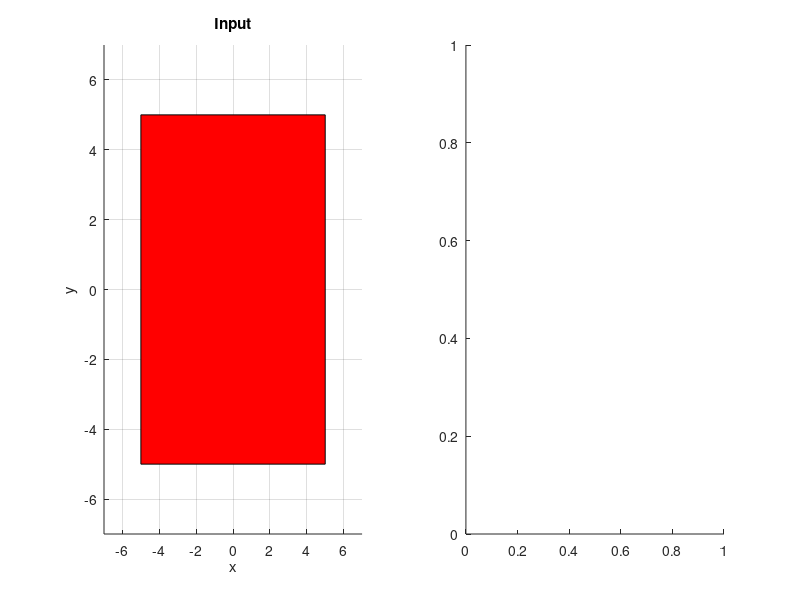

Reproduce this figure in MATLAB. (Note: this script raises an error after producing the figure.)
y=-5:0.01:5;

x=-4.9:0.1:5;

zregion=[];

for j=1:length(x)

for k=1:length(y)

z=x(j)+y(k)*1i;

zregion=[zregion z];

end

end

figure;

%input
subplot(1,2,1)
hold on;
grid on;
fill([-5,5,5,-5,-5],[-5,-5,5,5,-5],'r')
xlim([-7 7]);ylim([-7 7])
xlabel('x'); ylabel('y'); title('Input');


%zeta function
subplot(1,2,2)
plot(zeta(zregion),'b')
grid on
xlim([-10 10]);ylim([-5 5]);
xlabel('Re');ylabel('Im');title('Zeta Function');
